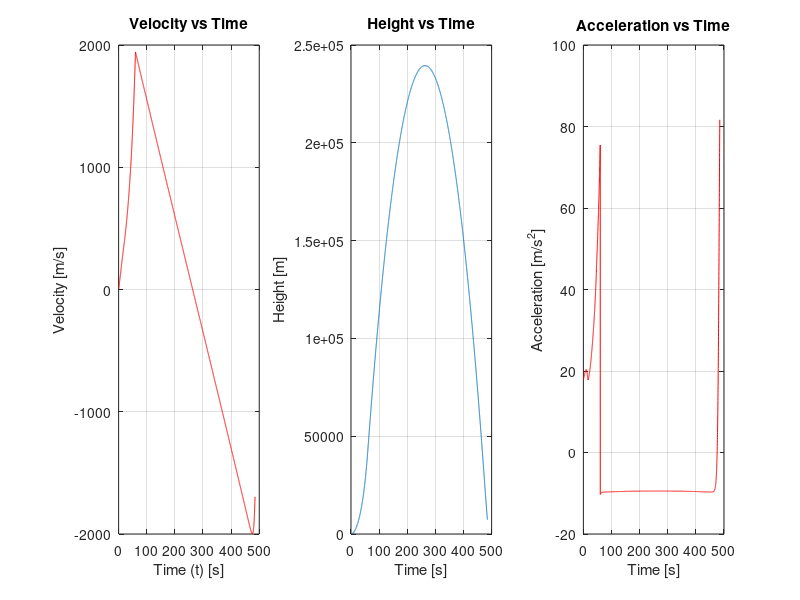

Write MATLAB code to recreate this figure.
%Mech517_V2_Rocket
% PROBLEM 1)b. ON ASSIGNMENT 2.
% CALCULATE APOGEE OF V2 ROCKET AND GENERATE ACCELERATION, VELOCITY, AND
% ALTITUDE CURVES

%%  SET STATIC VALUES
clear 
clc
M_p = 8610; %[kg]
M_o = 12700; %[kg]
%initial weight parameters

r_o = 6.371*10^6; 
%   initial height radius of earth [m]

d = 1.6256;
%   diameter of rocket [m]
A = (pi*(d/2)^2)+(1.15824);
%   cross sectional area [m^2]

t_b = 60; %[s]
%   burn time

K = 1.4;
%   specific heat ratio air
R_air = 287;
%   ideal gas constant for air 
Isp = 250;
%   isp [s]

%%  SET INITIAL VARIABLES

g_o = 9.81;
%   initial gravity constant [m/s]
h = 0;
%   initialize height variable [m]
v = 0;
%   initialize height variable [m/s]
a = 0;
%   initialize acceleration variable [m/s^2]
M = M_o;
%   total mass of vehicle [kg]

%%  ITERATION INITIALIZE

i = 1;
t_del = .1;

while h >=0
%%  TRANSIENT PROPERTY CALCULATIONS

    g = g_o * (r_o / (r_o + h));
    %   calculate acceleration due to gravity [m/s]
   
    if h < 80,000;
        temp = 300 - .00125 * h;
    else 
        temp = 200;
    end
    
     rho=(1.2*exp((-2.9*(10^-5))*(h^1.15)));
    %   NASA earth atmosphere model for density [kg/m^3]
    c_mach = sqrt(K*R_air*(temp));
    %   speed of sound based on temp
    mach = abs(v)/c_mach;
    %   calculate mach number
    mach_stor(i) = mach;
    %   store mach number
    
    if abs(mach) <=1.1
        Cd = -1.5152*mach^4 + 3.9355*mach^3 - 2.9003*mach^2 + 0.7509*mach + 0.0953;
    elseif abs(mach) > 1.1 && abs(mach) <1.2
        Cd = .425;
    elseif abs(mach)<= 4
        Cd = -0.0294*mach^3 + 0.2735*mach^2 - 0.8528*mach + 1.09017;
    else 
        Cd = .15;
    end
    D = Cd*(1/2)*rho*v^2*A;              
    %   drag coeff and drag force from mach number [kg]
    
%%  VELOCITY CALCULATIONS

if M > (M_o-M_p)
%   during burn
v_del =(g_o * Isp * ((M_p*t_del)/(t_b*M)))-((1/M)*D*t_del)-(g*t_del);

M = M - ((M_p/t_b)*t_del);
Burn_Time = i* t_del;

elseif v > 0
%   during coast

v_del = -(1/M)*D*t_del - g*t_del;
else
%   after apogee

v_del = (1/M)*D*t_del - g*t_del;
end

v = v + v_del;
v_stor(i) = v;
h = h + (v * t_del);
h_stor(i) = h;
t = i * t_del;
t_stor(i) = t;
%   calc current height and velocity. store values.
i = i + 1;
end

%%  Integrate for acceleration curve

s = size(v_stor);
for n = 1 : (s(2) -1 )
a = (v_stor(n+1) - v_stor(n)) / t_del;
a_stor(n) = a;
end
a_stor(n+1) = a_stor(n);

%%  Plot and find maximums

Height_Reached = max(h_stor(1:4500))
V_max = max(v_stor(1:4500))
A_max = max(a_stor(1:4500))

subplot(1,3,1);
plot(t_stor(1:4850),v_stor(1:4850),'r');
xlabel('Time (t) [s]');
ylabel('Velocity [m/s]');
grid on;
title('Velocity vs Time');

subplot(1,3,2);
plot(t_stor(1:4850),h_stor(1:4850));
xlabel('Time [s]');
ylabel('Height [m]');
grid on;
title('Height vs Time');

subplot(1,3,3);
plot(t_stor(1:4850),a_stor(1:4850),'r');
xlabel('Time [s]');
ylabel('Acceleration [m/s^2]');
grid on;
title('Acceleration vs Time');